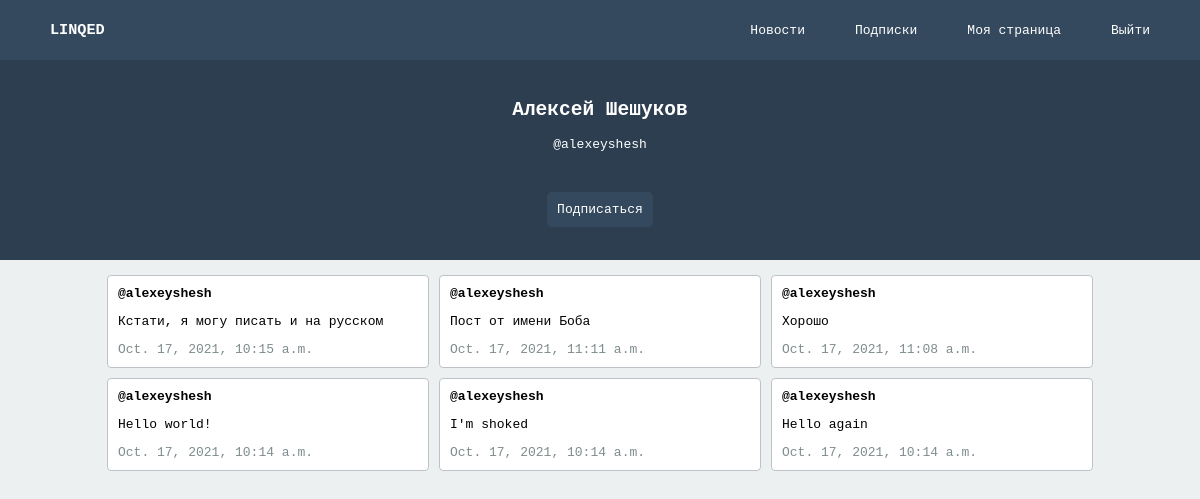
Page /alexeyshesh on the committed database.
### main/models.py (models this page shows, shortened)
class User(models.Model):
    mail = models.CharField('E-mail', max_length=64)
    username = models.CharField('Логин', max_length=64)
    password = models.CharField('Пароль', max_length=64)
    first_name = models.CharField('Имя', max_length=64)
    second_name = models.CharField('Фамилия', max_length=64)
    birthday = models.DateField('Дата рождения')
    token = models.CharField('Токен', max_length=64, default='', blank=True)

class Post(models.Model):
    author = models.ForeignKey(User, verbose_name='Автор', on_delete=models.CASCADE)
    created = models.DateTimeField('Дата публикации', default=now)
    content = models.TextField('Содержание')

### main/views.py (the view, shortened to what this page needs)
# urls.py: path('<str:username>', views.user),
def user(request, username: str):
    token = request.COOKIES.get('token')
    me = User.objects.filter(token=token).first()
    try:
        user = User.objects.get(username=username)
    except ObjectDoesNotExist:
        return HttpResponseNotFound(f'Пользователь @{username} не существует')
    posts = list(Post.objects.filter(author=user).order_by('-created'))
    col_1 = posts[2::3]
    col_2 = posts[0::3]
    col_3 = posts[1::3]
    context = {
        'user': user,
        'me': me,
        'title': f'@{username}',
        'col_1': col_1,
        'col_2': col_2,
        'col_3': col_3,
    }
    return render(request, 'main/user.html', context)

### main/templates/main/user.html (shortened to what this page needs)
{% extends "main/base.html" %}
{% block content %}
<div id="user_header">
    <div><h2>{{user.first_name}} {{user.second_name}}</h2></div>
    <div>@{{ user.username }}</div>
    {% if user != me %}
    <div>
        <a href="/subscribe/{{user.username}}" class="subscribe_button"><div class="subscribe_button">Подписаться</div></a>
    </div>
    {% endif %}
</div>
<div id="posts">
    <div>
        {% for post in col_1 %}
            <div class="post">
                <p class="post-author">@{{post.author.username}}</p>
                <p class="post-content">{{post.content}}</p>
                <p class="post-date">{{post.created}}</p>
            </div>
        {% endfor %}
    </div>
    <div>
        {% for post in col_2 %}
            <div class="post">
                <p class="post-author">@{{post.author.username}}</p>
                <p class="post-content">{{post.content}}</p>
                <p class="post-date">{{post.created}}</p>
            </div>
        {% endfor %}
    </div>
    <div>
        {% for post in col_3 %}
            <div class="post">
                <p class="post-author">@{{post.author.username}}</p>
                <p class="post-content">{{post.content}}</p>
                <p class="post-date">{{post.created}}</p>
            </div>
        {% endfor %}
    </div>
</div>
{% endblock content %}

### main/templates/main/base.html (shortened to what this page needs)
{% load static %}
<html lang="en">
<head>
    <link rel="stylesheet" href="{% static 'style.css' %}">
</head>
<body>
<div id="header">
    <div id="logo"><h3>LINQED</h3></div>
    <div id="links">
        <div><a href="/news">Новости</a></div>
        <div><a href="/subscribes">Подписки</a></div>
        <div><a href="/{{ me.username }}">Моя страница</a></div>
        <div><a href="/logout">Выйти</a></div>
    </div>
</div>
<div id="content">
    {% block content %}
    {% endblock content %}
</div>
</body>
</html>

### static/style.css (style rules this page uses)
body { margin: 0; display: grid; grid-template-areas: "header" "content"; grid-template-rows: 60px calc(100vh - 60px); font-family: monospace; }
#header { grid-area: header; background-color: #34495e; color: white; display: flex; flex-direction: row; align-items: center; justify-content: space-between; }
#logo { margin-left: 50px; }
#links { display: flex; flex-direction: row; margin-right: 50px; }
#links div { margin: 0 25px 0 25px; }
#links div a { color: white; text-decoration: none; }
#links div:last-child { margin-right: 0; }
#user_header { background-color: #2c3e50; color: white; height: 200px; width: 100vw; display: flex; align-items: center; justify-content: center; flex-direction: column; }
div.subscribe_button { margin: 40px 0 10px 0; background-color: #34495e; border-radius: 5px; padding: 10px; }
a.subscribe_button { color: white; text-decoration: none; }
#content { grid-area: content; background-color: #ecf0f1; }
#posts { display: flex; flex-direction: row; align-items: flex-start; justify-content: center; }
#posts > div { display: flex; align-items: flex-start; justify-content: center; flex-direction: column; margin-top: 10px; }
div.post { border: 1px solid #bdc3c7; border-radius: 4px; padding: 10px; background-color: white; margin: 5px; width: 300px; }
div.post > p.post-author { font-weight: bold; margin: 0; }
div.post > p.post-date { margin: 0; color: #7f8c8d; }

### rows in the picture
User: first_name "Алексей", second_name "Шешуков", username "alexeyshesh"
Post: author.username "alexeyshesh", content "Кстати, я могу писать и на русском", created "Oct. 17, 2021, 10:15 a.m."
Post: author.username "alexeyshesh", content "Hello world!", created "Oct. 17, 2021, 10:14 a.m."
Post: author.username "alexeyshesh", content "Пост от имени Боба", created "Oct. 17, 2021, 11:11 a.m."
Post: author.username "alexeyshesh", content "I'm shoked", created "Oct. 17, 2021, 10:14 a.m."
Post: author.username "alexeyshesh", content "Хорошо", created "Oct. 17, 2021, 11:08 a.m."
Post: author.username "alexeyshesh", content "Hello again", created "Oct. 17, 2021, 10:14 a.m."
